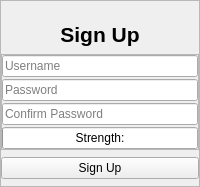
                <widget class="QWidget" name="SignUpWidget">
                 <layout class="QVBoxLayout" name="verticalLayout_32">
                  <property name="spacing">
                   <number>0</number>
                  </property>
                  <property name="leftMargin">
                   <number>0</number>
                  </property>
                  <property name="topMargin">
                   <number>0</number>
                  </property>
                  <property name="rightMargin">
                   <number>0</number>
                  </property>
                  <property name="bottomMargin">
                   <number>0</number>
                  </property>
                  <item>
                   <widget class="QFrame" name="SignUpFrame">
                    <property name="sizePolicy">
                     <sizepolicy hsizetype="Minimum" vsizetype="Preferred">
                      <horstretch>0</horstretch>
                      <verstretch>0</verstretch>
                     </sizepolicy>
                    </property>
                    <property name="frameShape">
                     <enum>QFrame::StyledPanel</enum>
                    </property>
                    <property name="frameShadow">
                     <enum>QFrame::Raised</enum>
                    </property>
                    <layout class="QVBoxLayout" name="verticalLayout_33">
                     <property name="spacing">
                      <number>7</number>
                     </property>
                     <property name="leftMargin">
                      <number>0</number>
                     </property>
                     <property name="topMargin">
                      <number>21</number>
                     </property>
                     <property name="rightMargin">
                      <number>0</number>
                     </property>
                     <property name="bottomMargin">
                      <number>7</number>
                     </property>
                     <item>
                      <widget class="QLabelThemed" name="SignUplabel">
                       <property name="text">
                        <string>&lt;html&gt;&lt;head/&gt;&lt;body&gt;&lt;p align="center"&gt;&lt;span style=" font-size:16pt; font-weight:700;"&gt;Sign Up&lt;/span&gt;&lt;/p&gt;&lt;/body&gt;&lt;/html&gt;</string>
                       </property>
                      </widget>
                     </item>
                     <item alignment="Qt::AlignVCenter">
                      <widget class="QFrame" name="frame">
                       <property name="frameShape">
                        <enum>QFrame::StyledPanel</enum>
                       </property>
                       <property name="frameShadow">
                        <enum>QFrame::Raised</enum>
                       </property>
                       <layout class="QVBoxLayout" name="verticalLayout_9">
                        <property name="spacing">
                         <number>2</number>
                        </property>
                        <property name="leftMargin">
                         <number>0</number>
                        </property>
                        <property name="topMargin">
                         <number>0</number>
                        </property>
                        <property name="rightMargin">
                         <number>0</number>
                        </property>
                        <property name="bottomMargin">
                         <number>0</number>
                        </property>
                        <item>
                         <widget class="QLineEdit" name="UsernameSignupEdit">
                          <property name="autoFillBackground">
                           <bool>false</bool>
                          </property>
                          <property name="text">
                           <string />
                          </property>
                          <property name="placeholderText">
                           <string>Username</string>
                          </property>
                         </widget>
                        </item>
                        <item>
                         <widget class="QLineEdit" name="PassSignupEdit">
                          <property name="echoMode">
                           <enum>QLineEdit::Normal</enum>
                          </property>
                          <property name="placeholderText">
                           <string>Password</string>
                          </property>
                         </widget>
                        </item>
                        <item>
                         <widget class="QLineEdit" name="ConfirmPassEdit">
                          <property name="echoMode">
                           <enum>QLineEdit::Normal</enum>
                          </property>
                          <property name="placeholderText">
                           <string>Confirm Password</string>
                          </property>
                          <property name="clearButtonEnabled">
                           <bool>false</bool>
                          </property>
                         </widget>
                        </item>
                        <item>
                         <widget class="QProgressBar" name="Strengthmeter">
                          <property name="value">
                           <number>0</number>
                          </property>
                          <property name="textVisible">
                           <bool>true</bool>
                          </property>
                          <property name="invertedAppearance">
                           <bool>false</bool>
                          </property>
                          <property name="textDirection">
                           <enum>QProgressBar::TopToBottom</enum>
                          </property>
                          <property name="format">
                           <string>Strength:</string>
                          </property>
                         </widget>
                        </item>
                       </layout>
                      </widget>
                     </item>
                     <item>
                      <widget class="QPushButtonThemed" name="SignUpbutton">
                       <property name="cursor">
                        <cursorShape>OpenHandCursor</cursorShape>
                       </property>
                       <property name="toolTip">
                        <string>Sign Up</string>
                       </property>
                       <property name="text">
                        <string>Sign Up</string>
                       </property>
                       <property name="icon">
                        <iconset resource="../qss/icons/Icons.qrc">
                         <normaloff>:/icons/png2svg/signup-white.svg</normaloff>
                         <activeoff>:/icons/png2svg/signup-white.svg</activeoff>
                         <activeon>:/icons/png2svg/signup-green.svg</activeon>:/icons/png2svg/signup-white.svg</iconset>
                       </property>
                       <property name="iconSize">
                        <size>
                         <width>24</width>
                         <height>24</height>
                        </size>
                       </property>
                      </widget>
                     </item>
                    </layout>
                   </widget>
                  </item>
                 </layout>
                </widget>
